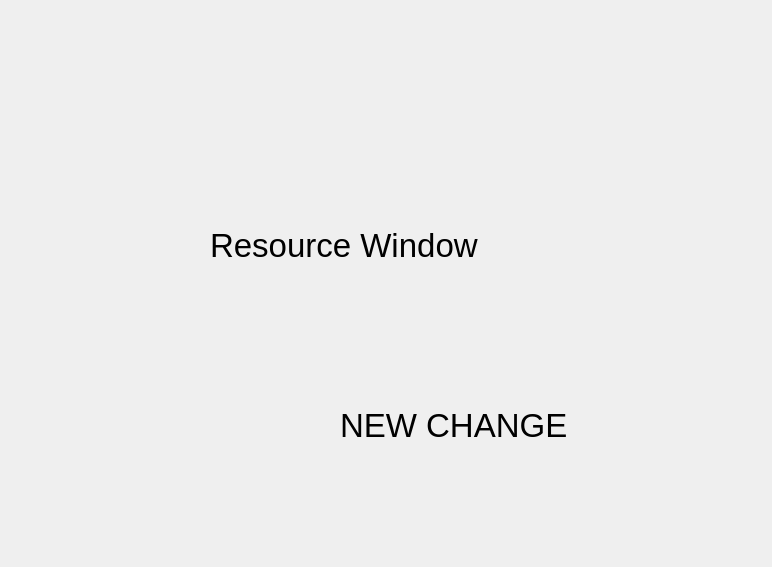
<?xml version="1.0" encoding="UTF-8"?>
<ui version="4.0">
 <class>BrowserUI</class>
 <widget class="QWidget" name="BrowserUI">
  <property name="geometry">
   <rect>
    <x>0</x>
    <y>0</y>
    <width>772</width>
    <height>567</height>
   </rect>
  </property>
  <property name="windowTitle">
   <string>Form</string>
  </property>
  <widget class="QLabel" name="label">
   <property name="geometry">
    <rect>
     <x>210</x>
     <y>180</y>
     <width>371</width>
     <height>131</height>
    </rect>
   </property>
   <property name="font">
    <font>
     <pointsize>25</pointsize>
    </font>
   </property>
   <property name="text">
    <string>Resource Window</string>
   </property>
  </widget>
  <widget class="QLabel" name="label_2">
   <property name="geometry">
    <rect>
     <x>340</x>
     <y>360</y>
     <width>371</width>
     <height>131</height>
    </rect>
   </property>
   <property name="font">
    <font>
     <pointsize>25</pointsize>
    </font>
   </property>
   <property name="text">
    <string>NEW CHANGE</string>
   </property>
  </widget>
 </widget>
 <resources/>
 <connections/>
</ui>
